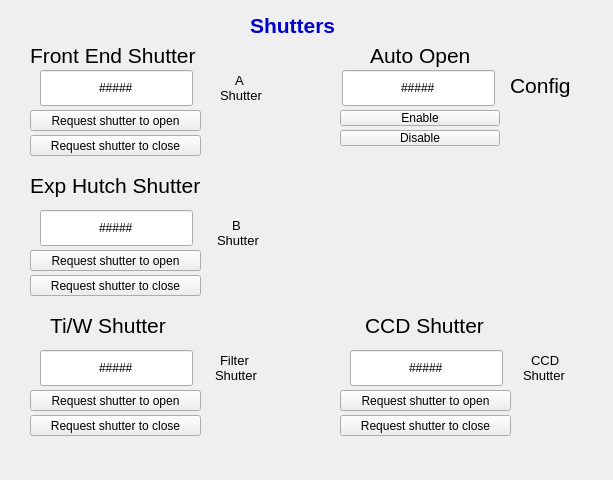
 <widget class="caFrame" name="Form">
  <property name="geometry">
   <rect>
    <x>0</x>
    <y>0</y>
    <width>613</width>
    <height>480</height>
   </rect>
  </property>
  <property name="windowTitle">
   <string>Form</string>
  </property>
  <property name="background">
   <color>
    <red>184</red>
    <green>184</green>
    <blue>188</blue>
   </color>
  </property>
  <widget class="QLabel" name="label_53">
   <property name="geometry">
    <rect>
     <x>250</x>
     <y>10</y>
     <width>91</width>
     <height>32</height>
    </rect>
   </property>
   <property name="font">
    <font>
     <pointsize>16</pointsize>
     <weight>75</weight>
     <bold>true</bold>
    </font>
   </property>
   <property name="styleSheet">
    <string notr="true">color:rgb(0, 0, 0)</string>
   </property>
   <property name="text">
    <string>&lt;html&gt;&lt;head/&gt;&lt;body&gt;&lt;p&gt;&lt;span style=&quot; color:#0000cc;&quot;&gt;Shutters&lt;/span&gt;&lt;/p&gt;&lt;/body&gt;&lt;/html&gt;</string>
   </property>
  </widget>
  <widget class="QLabel" name="label_54">
   <property name="geometry">
    <rect>
     <x>30</x>
     <y>40</y>
     <width>181</width>
     <height>32</height>
    </rect>
   </property>
   <property name="font">
    <font>
     <pointsize>16</pointsize>
     <weight>75</weight>
     <bold>true</bold>
    </font>
   </property>
   <property name="styleSheet">
    <string notr="true">color:rgb(0, 0, 0)</string>
   </property>
   <property name="text">
    <string>&lt;html&gt;&lt;head/&gt;&lt;body&gt;&lt;p&gt;&lt;span style=&quot; font-weight:400;&quot;&gt;Front End Shutter&lt;/span&gt;&lt;/p&gt;&lt;/body&gt;&lt;/html&gt;</string>
   </property>
  </widget>
  <widget class="QLabel" name="label_55">
   <property name="geometry">
    <rect>
     <x>50</x>
     <y>310</y>
     <width>131</width>
     <height>32</height>
    </rect>
   </property>
   <property name="font">
    <font>
     <pointsize>16</pointsize>
     <weight>75</weight>
     <bold>true</bold>
    </font>
   </property>
   <property name="styleSheet">
    <string notr="true">color:rgb(0, 0, 0)</string>
   </property>
   <property name="text">
    <string>&lt;html&gt;&lt;head/&gt;&lt;body&gt;&lt;p&gt;&lt;span style=&quot; font-weight:400;&quot;&gt;Ti/W Shutter&lt;/span&gt;&lt;/p&gt;&lt;/body&gt;&lt;/html&gt;</string>
   </property>
  </widget>
  <widget class="QLabel" name="label_56">
   <property name="geometry">
    <rect>
     <x>30</x>
     <y>170</y>
     <width>181</width>
     <height>32</height>
    </rect>
   </property>
   <property name="font">
    <font>
     <pointsize>16</pointsize>
     <weight>75</weight>
     <bold>true</bold>
    </font>
   </property>
   <property name="styleSheet">
    <string notr="true">color:rgb(0, 0, 0)</string>
   </property>
   <property name="text">
    <string>&lt;html&gt;&lt;head/&gt;&lt;body&gt;&lt;p&gt;&lt;span style=&quot; font-weight:400;&quot;&gt;Exp Hutch Shutter&lt;/span&gt;&lt;/p&gt;&lt;/body&gt;&lt;/html&gt;</string>
   </property>
  </widget>
  <widget class="QLabel" name="label_57">
   <property name="geometry">
    <rect>
     <x>370</x>
     <y>40</y>
     <width>111</width>
     <height>32</height>
    </rect>
   </property>
   <property name="font">
    <font>
     <pointsize>16</pointsize>
     <weight>75</weight>
     <bold>true</bold>
    </font>
   </property>
   <property name="styleSheet">
    <string notr="true">color:rgb(0, 0, 0)</string>
   </property>
   <property name="text">
    <string>&lt;html&gt;&lt;head/&gt;&lt;body&gt;&lt;p&gt;&lt;span style=&quot; font-weight:400;&quot;&gt;Auto Open&lt;/span&gt;&lt;/p&gt;&lt;/body&gt;&lt;/html&gt;</string>
   </property>
  </widget>
  <widget class="QLabel" name="label_58">
   <property name="geometry">
    <rect>
     <x>365</x>
     <y>310</y>
     <width>151</width>
     <height>32</height>
    </rect>
   </property>
   <property name="font">
    <font>
     <pointsize>16</pointsize>
     <weight>75</weight>
     <bold>true</bold>
    </font>
   </property>
   <property name="styleSheet">
    <string notr="true">color:rgb(0, 0, 0)</string>
   </property>
   <property name="text">
    <string>&lt;html&gt;&lt;head/&gt;&lt;body&gt;&lt;p&gt;&lt;span style=&quot; font-weight:400;&quot;&gt;CCD Shutter &lt;/span&gt;&lt;/p&gt;&lt;/body&gt;&lt;/html&gt;</string>
   </property>
  </widget>
  <widget class="QLabel" name="label_30">
   <property name="geometry">
    <rect>
     <x>217</x>
     <y>230</y>
     <width>81</width>
     <height>21</height>
    </rect>
   </property>
   <property name="font">
    <font>
     <pointsize>10</pointsize>
    </font>
   </property>
   <property name="styleSheet">
    <string notr="true">color: rgb(0, 0, 0)</string>
   </property>
   <property name="text">
    <string>&lt;html&gt;&lt;head/&gt;&lt;body&gt;&lt;p&gt;Shutter&lt;/p&gt;&lt;/body&gt;&lt;/html&gt;</string>
   </property>
  </widget>
  <widget class="QLabel" name="label_31">
   <property name="geometry">
    <rect>
     <x>235</x>
     <y>70</y>
     <width>21</width>
     <height>21</height>
    </rect>
   </property>
   <property name="font">
    <font>
     <pointsize>10</pointsize>
    </font>
   </property>
   <property name="styleSheet">
    <string notr="true">color: rgb(0, 0, 0)</string>
   </property>
   <property name="text">
    <string>&lt;html&gt;&lt;head/&gt;&lt;body&gt;&lt;p&gt;A&lt;/p&gt;&lt;/body&gt;&lt;/html&gt;</string>
   </property>
  </widget>
  <widget class="QLabel" name="label_32">
   <property name="geometry">
    <rect>
     <x>232</x>
     <y>215</y>
     <width>16</width>
     <height>21</height>
    </rect>
   </property>
   <property name="font">
    <font>
     <pointsize>10</pointsize>
    </font>
   </property>
   <property name="styleSheet">
    <string notr="true">color: rgb(0, 0, 0)</string>
   </property>
   <property name="text">
    <string>&lt;html&gt;&lt;head/&gt;&lt;body&gt;&lt;p&gt;B&lt;/p&gt;&lt;/body&gt;&lt;/html&gt;</string>
   </property>
  </widget>
  <widget class="QLabel" name="label_33">
   <property name="geometry">
    <rect>
     <x>220</x>
     <y>350</y>
     <width>41</width>
     <height>21</height>
    </rect>
   </property>
   <property name="font">
    <font>
     <pointsize>10</pointsize>
    </font>
   </property>
   <property name="styleSheet">
    <string notr="true">color: rgb(0, 0, 0)</string>
   </property>
   <property name="text">
    <string>&lt;html&gt;&lt;head/&gt;&lt;body&gt;&lt;p&gt;Filter&lt;/p&gt;&lt;/body&gt;&lt;/html&gt;</string>
   </property>
  </widget>
  <widget class="QLabel" name="label_34">
   <property name="geometry">
    <rect>
     <x>220</x>
     <y>85</y>
     <width>51</width>
     <height>21</height>
    </rect>
   </property>
   <property name="font">
    <font>
     <pointsize>10</pointsize>
    </font>
   </property>
   <property name="styleSheet">
    <string notr="true">color: rgb(0, 0, 0)</string>
   </property>
   <property name="text">
    <string>&lt;html&gt;&lt;head/&gt;&lt;body&gt;&lt;p&gt;Shutter&lt;/p&gt;&lt;/body&gt;&lt;/html&gt;</string>
   </property>
  </widget>
  <widget class="QLabel" name="label_35">
   <property name="geometry">
    <rect>
     <x>215</x>
     <y>365</y>
     <width>81</width>
     <height>21</height>
    </rect>
   </property>
   <property name="font">
    <font>
     <pointsize>10</pointsize>
    </font>
   </property>
   <property name="styleSheet">
    <string notr="true">color: rgb(0, 0, 0)</string>
   </property>
   <property name="text">
    <string>&lt;html&gt;&lt;head/&gt;&lt;body&gt;&lt;p&gt;Shutter&lt;/p&gt;&lt;/body&gt;&lt;/html&gt;</string>
   </property>
  </widget>
  <widget class="QLabel" name="label_36">
   <property name="geometry">
    <rect>
     <x>523</x>
     <y>365</y>
     <width>51</width>
     <height>21</height>
    </rect>
   </property>
   <property name="font">
    <font>
     <pointsize>10</pointsize>
    </font>
   </property>
   <property name="styleSheet">
    <string notr="true">color: rgb(0, 0, 0)</string>
   </property>
   <property name="text">
    <string>&lt;html&gt;&lt;head/&gt;&lt;body&gt;&lt;p&gt;Shutter&lt;/p&gt;&lt;/body&gt;&lt;/html&gt;</string>
   </property>
  </widget>
  <widget class="QLabel" name="label_37">
   <property name="geometry">
    <rect>
     <x>531</x>
     <y>350</y>
     <width>31</width>
     <height>21</height>
    </rect>
   </property>
   <property name="font">
    <font>
     <pointsize>10</pointsize>
    </font>
   </property>
   <property name="styleSheet">
    <string notr="true">color: rgb(0, 0, 0)</string>
   </property>
   <property name="text">
    <string>&lt;html&gt;&lt;head/&gt;&lt;body&gt;&lt;p&gt;CCD&lt;/p&gt;&lt;/body&gt;&lt;/html&gt;</string>
   </property>
  </widget>
  <widget class="caLineEdit" name="calineedit_24">
   <property name="geometry">
    <rect>
     <x>40</x>
     <y>70</y>
     <width>153</width>
     <height>36</height>
    </rect>
   </property>
   <property name="text">
    <string>#####</string>
   </property>
   <property name="alignment">
    <set>Qt::AlignCenter</set>
   </property>
   <property name="channel" stdset="0">
    <string notr="true">PA:09ID:STA_A_FES_OPEN_PL.VAL</string>
   </property>
  </widget>
  <widget class="caLineEdit" name="calineedit_25">
   <property name="geometry">
    <rect>
     <x>40</x>
     <y>210</y>
     <width>153</width>
     <height>36</height>
    </rect>
   </property>
   <property name="text">
    <string>#####</string>
   </property>
   <property name="alignment">
    <set>Qt::AlignCenter</set>
   </property>
   <property name="channel" stdset="0">
    <string notr="true">PA:09ID:STA_B_SBS_OPEN_PL.VAL</string>
   </property>
  </widget>
  <widget class="caLineEdit" name="calineedit_26">
   <property name="geometry">
    <rect>
     <x>40</x>
     <y>350</y>
     <width>153</width>
     <height>36</height>
    </rect>
   </property>
   <property name="text">
    <string>#####</string>
   </property>
   <property name="alignment">
    <set>Qt::AlignCenter</set>
   </property>
   <property name="channel" stdset="0">
    <string notr="true">9idcLAX:userTran3.A</string>
   </property>
  </widget>
  <widget class="caLineEdit" name="calineedit_27">
   <property name="geometry">
    <rect>
     <x>342</x>
     <y>70</y>
     <width>153</width>
     <height>36</height>
    </rect>
   </property>
   <property name="text">
    <string>#####</string>
   </property>
   <property name="alignment">
    <set>Qt::AlignCenter</set>
   </property>
   <property name="channel" stdset="0">
    <string notr="true">9ida:AShtr:Enable</string>
   </property>
  </widget>
  <widget class="caLineEdit" name="calineedit_28">
   <property name="geometry">
    <rect>
     <x>350</x>
     <y>350</y>
     <width>153</width>
     <height>36</height>
    </rect>
   </property>
   <property name="text">
    <string>#####</string>
   </property>
   <property name="alignment">
    <set>Qt::AlignCenter</set>
   </property>
   <property name="channel" stdset="0">
    <string notr="true">9idcRIO:Galil2Bo0_CMD</string>
   </property>
   <property name="formatType">
    <enum>caLineEdit::string</enum>
   </property>
  </widget>
  <widget class="caMessageButton" name="camessagebutton">
   <property name="geometry">
    <rect>
     <x>30</x>
     <y>110</y>
     <width>171</width>
     <height>21</height>
    </rect>
   </property>
   <property name="text">
    <string>Request shutter to open</string>
   </property>
   <property name="channel" stdset="0">
    <string notr="true">9ida:rShtrA:Open</string>
   </property>
   <property name="foreground">
    <color>
     <red>255</red>
     <green>255</green>
     <blue>255</blue>
    </color>
   </property>
   <property name="background">
    <color>
     <red>0</red>
     <green>0</green>
     <blue>140</blue>
    </color>
   </property>
   <property name="pressMessage">
    <string notr="true">1</string>
   </property>
  </widget>
  <widget class="caMessageButton" name="camessagebutton_2">
   <property name="geometry">
    <rect>
     <x>30</x>
     <y>135</y>
     <width>171</width>
     <height>21</height>
    </rect>
   </property>
   <property name="text">
    <string>Request shutter to close</string>
   </property>
   <property name="channel" stdset="0">
    <string notr="true">9ida:rShtrA:Close</string>
   </property>
   <property name="foreground">
    <color>
     <red>255</red>
     <green>255</green>
     <blue>255</blue>
    </color>
   </property>
   <property name="background">
    <color>
     <red>0</red>
     <green>0</green>
     <blue>140</blue>
    </color>
   </property>
   <property name="pressMessage">
    <string notr="true">0</string>
   </property>
  </widget>
  <widget class="caMessageButton" name="camessagebutton_7">
   <property name="geometry">
    <rect>
     <x>340</x>
     <y>110</y>
     <width>160</width>
     <height>16</height>
    </rect>
   </property>
   <property name="text">
    <string>Enable</string>
   </property>
   <property name="channel" stdset="0">
    <string notr="true">9ida:AShtr:Enable</string>
   </property>
   <property name="foreground">
    <color>
     <red>255</red>
     <green>255</green>
     <blue>255</blue>
    </color>
   </property>
   <property name="background">
    <color>
     <red>0</red>
     <green>0</green>
     <blue>140</blue>
    </color>
   </property>
   <property name="releaseMessage">
    <string notr="true">1</string>
   </property>
   <property name="pressMessage">
    <string notr="true"/>
   </property>
  </widget>
  <widget class="caMessageButton" name="camessagebutton_8">
   <property name="geometry">
    <rect>
     <x>340</x>
     <y>130</y>
     <width>160</width>
     <height>16</height>
    </rect>
   </property>
   <property name="text">
    <string>Disable</string>
   </property>
   <property name="channel" stdset="0">
    <string notr="true">9ida:AShtr:Enable</string>
   </property>
   <property name="foreground">
    <color>
     <red>255</red>
     <green>255</green>
     <blue>255</blue>
    </color>
   </property>
   <property name="background">
    <color>
     <red>0</red>
     <green>0</green>
     <blue>140</blue>
    </color>
   </property>
   <property name="releaseMessage">
    <string notr="true">0</string>
   </property>
   <property name="pressMessage">
    <string notr="true"/>
   </property>
  </widget>
  <widget class="caMessageButton" name="camessagebutton_3">
   <property name="geometry">
    <rect>
     <x>30</x>
     <y>250</y>
     <width>171</width>
     <height>21</height>
    </rect>
   </property>
   <property name="text">
    <string>Request shutter to open</string>
   </property>
   <property name="channel" stdset="0">
    <string notr="true">9ida:rShtrB:Open</string>
   </property>
   <property name="foreground">
    <color>
     <red>255</red>
     <green>255</green>
     <blue>255</blue>
    </color>
   </property>
   <property name="background">
    <color>
     <red>0</red>
     <green>0</green>
     <blue>140</blue>
    </color>
   </property>
   <property name="pressMessage">
    <string notr="true">1</string>
   </property>
  </widget>
  <widget class="caMessageButton" name="camessagebutton_4">
   <property name="geometry">
    <rect>
     <x>30</x>
     <y>390</y>
     <width>171</width>
     <height>21</height>
    </rect>
   </property>
   <property name="text">
    <string>Request shutter to open</string>
   </property>
   <property name="channel" stdset="0">
    <string notr="true">9idcLAX:userTran3.A</string>
   </property>
   <property name="foreground">
    <color>
     <red>255</red>
     <green>255</green>
     <blue>255</blue>
    </color>
   </property>
   <property name="background">
    <color>
     <red>0</red>
     <green>0</green>
     <blue>140</blue>
    </color>
   </property>
   <property name="pressMessage">
    <string notr="true">1</string>
   </property>
  </widget>
  <widget class="caMessageButton" name="camessagebutton_5">
   <property name="geometry">
    <rect>
     <x>340</x>
     <y>390</y>
     <width>171</width>
     <height>21</height>
    </rect>
   </property>
   <property name="text">
    <string>Request shutter to open</string>
   </property>
   <property name="channel" stdset="0">
    <string notr="true">9idcRIO:Galil2Bo0_CMD</string>
   </property>
   <property name="foreground">
    <color>
     <red>255</red>
     <green>255</green>
     <blue>255</blue>
    </color>
   </property>
   <property name="background">
    <color>
     <red>0</red>
     <green>0</green>
     <blue>140</blue>
    </color>
   </property>
   <property name="pressMessage">
    <string notr="true">1</string>
   </property>
  </widget>
  <widget class="caMessageButton" name="camessagebutton_6">
   <property name="geometry">
    <rect>
     <x>30</x>
     <y>275</y>
     <width>171</width>
     <height>21</height>
    </rect>
   </property>
   <property name="text">
    <string>Request shutter to close</string>
   </property>
   <property name="channel" stdset="0">
    <string notr="true">9ida:rShtrB:Close</string>
   </property>
   <property name="foreground">
    <color>
     <red>255</red>
     <green>255</green>
     <blue>255</blue>
    </color>
   </property>
   <property name="background">
    <color>
     <red>0</red>
     <green>0</green>
     <blue>140</blue>
    </color>
   </property>
   <property name="releaseMessage">
    <string notr="true">1</string>
   </property>
   <property name="pressMessage">
    <string notr="true"/>
   </property>
  </widget>
  <widget class="caMessageButton" name="camessagebutton_9">
   <property name="geometry">
    <rect>
     <x>30</x>
     <y>415</y>
     <width>171</width>
     <height>21</height>
    </rect>
   </property>
   <property name="text">
    <string>Request shutter to close</string>
   </property>
   <property name="channel" stdset="0">
    <string notr="true">9idcLAX:userTran3.A</string>
   </property>
   <property name="foreground">
    <color>
     <red>255</red>
     <green>255</green>
     <blue>255</blue>
    </color>
   </property>
   <property name="background">
    <color>
     <red>0</red>
     <green>0</green>
     <blue>140</blue>
    </color>
   </property>
   <property name="pressMessage">
    <string notr="true">0</string>
   </property>
  </widget>
  <widget class="caMessageButton" name="camessagebutton_10">
   <property name="geometry">
    <rect>
     <x>340</x>
     <y>415</y>
     <width>171</width>
     <height>21</height>
    </rect>
   </property>
   <property name="text">
    <string>Request shutter to close</string>
   </property>
   <property name="channel" stdset="0">
    <string notr="true">9idcRIO:Galil2Bo0_CMD</string>
   </property>
   <property name="foreground">
    <color>
     <red>255</red>
     <green>255</green>
     <blue>255</blue>
    </color>
   </property>
   <property name="background">
    <color>
     <red>0</red>
     <green>0</green>
     <blue>140</blue>
    </color>
   </property>
   <property name="pressMessage">
    <string notr="true">0</string>
   </property>
  </widget>
  <widget class="caPolyLine" name="caPolygon_1">
   <property name="geometry">
    <rect>
     <x>230</x>
     <y>110</y>
     <width>20</width>
     <height>28</height>
    </rect>
   </property>
   <property name="foreground">
    <color>
     <red>0</red>
     <green>216</green>
     <blue>0</blue>
    </color>
   </property>
   <property name="linestyle" stdset="0">
    <enum>caPolyLine::Solid</enum>
   </property>
   <property name="lineSize">
    <number>2</number>
   </property>
   <property name="lineColor">
    <color>
     <red>0</red>
     <green>216</green>
     <blue>0</blue>
    </color>
   </property>
   <property name="xyPairs" stdset="0">
    <string>0,22;20,28;20,5;0,0;0,22</string>
   </property>
   <property name="fillstyle" stdset="0">
    <enum>caPolyLine::Filled</enum>
   </property>
   <property name="polystyle" stdset="0">
    <enum>caPolyLine::Polygon</enum>
   </property>
   <property name="visibility">
    <enum>caPolyLine::IfNotZero</enum>
   </property>
   <property name="channel" stdset="0">
    <string notr="true">PA:09ID:STA_A_FES_OPEN_PL.VAL</string>
   </property>
  </widget>
  <widget class="caPolyLine" name="caPolygon_2">
   <property name="geometry">
    <rect>
     <x>230</x>
     <y>260</y>
     <width>20</width>
     <height>28</height>
    </rect>
   </property>
   <property name="foreground">
    <color>
     <red>0</red>
     <green>216</green>
     <blue>0</blue>
    </color>
   </property>
   <property name="linestyle" stdset="0">
    <enum>caPolyLine::Solid</enum>
   </property>
   <property name="lineSize">
    <number>2</number>
   </property>
   <property name="lineColor">
    <color>
     <red>0</red>
     <green>216</green>
     <blue>0</blue>
    </color>
   </property>
   <property name="xyPairs" stdset="0">
    <string>0,22;20,28;20,5;0,0;0,22</string>
   </property>
   <property name="fillstyle" stdset="0">
    <enum>caPolyLine::Filled</enum>
   </property>
   <property name="polystyle" stdset="0">
    <enum>caPolyLine::Polygon</enum>
   </property>
   <property name="visibility">
    <enum>caPolyLine::IfNotZero</enum>
   </property>
   <property name="channel" stdset="0">
    <string notr="true">PA:09ID:STA_B_SBS_OPEN_PL.VAL</string>
   </property>
  </widget>
  <widget class="caPolyLine" name="caPolygon_3">
   <property name="geometry">
    <rect>
     <x>230</x>
     <y>390</y>
     <width>20</width>
     <height>28</height>
    </rect>
   </property>
   <property name="foreground">
    <color>
     <red>0</red>
     <green>216</green>
     <blue>0</blue>
    </color>
   </property>
   <property name="linestyle" stdset="0">
    <enum>caPolyLine::Solid</enum>
   </property>
   <property name="lineSize">
    <number>2</number>
   </property>
   <property name="lineColor">
    <color>
     <red>0</red>
     <green>216</green>
     <blue>0</blue>
    </color>
   </property>
   <property name="xyPairs" stdset="0">
    <string>0,22;20,28;20,5;0,0;0,22</string>
   </property>
   <property name="fillstyle" stdset="0">
    <enum>caPolyLine::Filled</enum>
   </property>
   <property name="polystyle" stdset="0">
    <enum>caPolyLine::Polygon</enum>
   </property>
   <property name="visibility">
    <enum>caPolyLine::IfNotZero</enum>
   </property>
   <property name="channel" stdset="0">
    <string notr="true">9idcLAX:userTran3.A</string>
   </property>
  </widget>
  <widget class="caPolyLine" name="caPolygon_4">
   <property name="geometry">
    <rect>
     <x>540</x>
     <y>390</y>
     <width>20</width>
     <height>28</height>
    </rect>
   </property>
   <property name="foreground">
    <color>
     <red>0</red>
     <green>216</green>
     <blue>0</blue>
    </color>
   </property>
   <property name="linestyle" stdset="0">
    <enum>caPolyLine::Solid</enum>
   </property>
   <property name="lineSize">
    <number>2</number>
   </property>
   <property name="lineColor">
    <color>
     <red>0</red>
     <green>216</green>
     <blue>0</blue>
    </color>
   </property>
   <property name="xyPairs" stdset="0">
    <string>0,22;20,28;20,5;0,0;0,22</string>
   </property>
   <property name="fillstyle" stdset="0">
    <enum>caPolyLine::Filled</enum>
   </property>
   <property name="polystyle" stdset="0">
    <enum>caPolyLine::Polygon</enum>
   </property>
   <property name="visibility">
    <enum>caPolyLine::IfNotZero</enum>
   </property>
   <property name="channel" stdset="0">
    <string notr="true">9idcRIO:Galil2Bo0_CMD</string>
   </property>
  </widget>
  <widget class="caPolyLine" name="caPolygon_5">
   <property name="geometry">
    <rect>
     <x>230</x>
     <y>130</y>
     <width>20</width>
     <height>28</height>
    </rect>
   </property>
   <property name="foreground">
    <color>
     <red>255</red>
     <green>0</green>
     <blue>0</blue>
    </color>
   </property>
   <property name="linestyle" stdset="0">
    <enum>caPolyLine::Solid</enum>
   </property>
   <property name="lineSize">
    <number>2</number>
   </property>
   <property name="lineColor">
    <color>
     <red>255</red>
     <green>0</green>
     <blue>0</blue>
    </color>
   </property>
   <property name="xyPairs" stdset="0">
    <string>0,22;20,28;20,5;0,0;0,22</string>
   </property>
   <property name="fillstyle" stdset="0">
    <enum>caPolyLine::Filled</enum>
   </property>
   <property name="polystyle" stdset="0">
    <enum>caPolyLine::Polygon</enum>
   </property>
   <property name="visibility">
    <enum>caPolyLine::IfZero</enum>
   </property>
   <property name="channel" stdset="0">
    <string notr="true">PA:09ID:STA_A_FES_OPEN_PL.VAL</string>
   </property>
  </widget>
  <widget class="caPolyLine" name="caPolygon_6">
   <property name="geometry">
    <rect>
     <x>540</x>
     <y>410</y>
     <width>20</width>
     <height>28</height>
    </rect>
   </property>
   <property name="foreground">
    <color>
     <red>255</red>
     <green>0</green>
     <blue>0</blue>
    </color>
   </property>
   <property name="linestyle" stdset="0">
    <enum>caPolyLine::Solid</enum>
   </property>
   <property name="lineSize">
    <number>2</number>
   </property>
   <property name="lineColor">
    <color>
     <red>255</red>
     <green>0</green>
     <blue>0</blue>
    </color>
   </property>
   <property name="xyPairs" stdset="0">
    <string>0,22;20,28;20,5;0,0;0,22</string>
   </property>
   <property name="fillstyle" stdset="0">
    <enum>caPolyLine::Filled</enum>
   </property>
   <property name="polystyle" stdset="0">
    <enum>caPolyLine::Polygon</enum>
   </property>
   <property name="visibility">
    <enum>caPolyLine::IfZero</enum>
   </property>
   <property name="channel" stdset="0">
    <string notr="true">9idcRIO:Galil2Bo0_CMD</string>
   </property>
  </widget>
  <widget class="caPolyLine" name="caPolygon_7">
   <property name="geometry">
    <rect>
     <x>230</x>
     <y>410</y>
     <width>20</width>
     <height>28</height>
    </rect>
   </property>
   <property name="foreground">
    <color>
     <red>255</red>
     <green>0</green>
     <blue>0</blue>
    </color>
   </property>
   <property name="linestyle" stdset="0">
    <enum>caPolyLine::Solid</enum>
   </property>
   <property name="lineSize">
    <number>2</number>
   </property>
   <property name="lineColor">
    <color>
     <red>255</red>
     <green>0</green>
     <blue>0</blue>
    </color>
   </property>
   <property name="xyPairs" stdset="0">
    <string>0,22;20,28;20,5;0,0;0,22</string>
   </property>
   <property name="fillstyle" stdset="0">
    <enum>caPolyLine::Filled</enum>
   </property>
   <property name="polystyle" stdset="0">
    <enum>caPolyLine::Polygon</enum>
   </property>
   <property name="visibility">
    <enum>caPolyLine::IfZero</enum>
   </property>
   <property name="channel" stdset="0">
    <string notr="true">9idcLAX:userTran3.A</string>
   </property>
  </widget>
  <widget class="caPolyLine" name="caPolygon_8">
   <property name="geometry">
    <rect>
     <x>230</x>
     <y>280</y>
     <width>20</width>
     <height>28</height>
    </rect>
   </property>
   <property name="foreground">
    <color>
     <red>255</red>
     <green>0</green>
     <blue>0</blue>
    </color>
   </property>
   <property name="linestyle" stdset="0">
    <enum>caPolyLine::Solid</enum>
   </property>
   <property name="lineSize">
    <number>2</number>
   </property>
   <property name="lineColor">
    <color>
     <red>255</red>
     <green>0</green>
     <blue>0</blue>
    </color>
   </property>
   <property name="xyPairs" stdset="0">
    <string>0,22;20,28;20,5;0,0;0,22</string>
   </property>
   <property name="fillstyle" stdset="0">
    <enum>caPolyLine::Filled</enum>
   </property>
   <property name="polystyle" stdset="0">
    <enum>caPolyLine::Polygon</enum>
   </property>
   <property name="visibility">
    <enum>caPolyLine::IfZero</enum>
   </property>
   <property name="channel" stdset="0">
    <string notr="true">PA:09ID:STA_B_SBS_OPEN_PL.VAL</string>
   </property>
  </widget>
  <widget class="caPolyLine" name="caPolygon_9">
   <property name="geometry">
    <rect>
     <x>223</x>
     <y>105</y>
     <width>35</width>
     <height>60</height>
    </rect>
   </property>
   <property name="foreground">
    <color>
     <red>184</red>
     <green>184</green>
     <blue>188</blue>
    </color>
   </property>
   <property name="linestyle" stdset="0">
    <enum>caPolyLine::Solid</enum>
   </property>
   <property name="lineSize">
    <number>2</number>
   </property>
   <property name="lineColor">
    <color>
     <red>0</red>
     <green>0</green>
     <blue>0</blue>
    </color>
   </property>
   <property name="xyPairs" stdset="0">
    <string>0,47;35,60;35,11;0,0;0,47</string>
   </property>
   <property name="fillstyle" stdset="0">
    <enum>caPolyLine::Filled</enum>
   </property>
   <property name="polystyle" stdset="0">
    <enum>caPolyLine::Polygon</enum>
   </property>
   <property name="visibility">
    <enum>caPolyLine::IfNotZero</enum>
   </property>
   <property name="channel" stdset="0">
    <string>9idcUSX:pmm01:reg01:bo01</string>
   </property>
  </widget>
  <widget class="caPolyLine" name="caPolygon_10">
   <property name="geometry">
    <rect>
     <x>223</x>
     <y>255</y>
     <width>35</width>
     <height>60</height>
    </rect>
   </property>
   <property name="foreground">
    <color>
     <red>184</red>
     <green>184</green>
     <blue>188</blue>
    </color>
   </property>
   <property name="linestyle" stdset="0">
    <enum>caPolyLine::Solid</enum>
   </property>
   <property name="lineSize">
    <number>2</number>
   </property>
   <property name="lineColor">
    <color>
     <red>0</red>
     <green>0</green>
     <blue>0</blue>
    </color>
   </property>
   <property name="xyPairs" stdset="0">
    <string>0,47;35,60;35,11;0,0;0,47</string>
   </property>
   <property name="fillstyle" stdset="0">
    <enum>caPolyLine::Filled</enum>
   </property>
   <property name="polystyle" stdset="0">
    <enum>caPolyLine::Polygon</enum>
   </property>
   <property name="visibility">
    <enum>caPolyLine::IfNotZero</enum>
   </property>
   <property name="channel" stdset="0">
    <string>9idcUSX:pmm01:reg01:bo01</string>
   </property>
  </widget>
  <widget class="caPolyLine" name="caPolygon_11">
   <property name="geometry">
    <rect>
     <x>223</x>
     <y>385</y>
     <width>35</width>
     <height>60</height>
    </rect>
   </property>
   <property name="foreground">
    <color>
     <red>184</red>
     <green>184</green>
     <blue>188</blue>
    </color>
   </property>
   <property name="linestyle" stdset="0">
    <enum>caPolyLine::Solid</enum>
   </property>
   <property name="lineSize">
    <number>2</number>
   </property>
   <property name="lineColor">
    <color>
     <red>0</red>
     <green>0</green>
     <blue>0</blue>
    </color>
   </property>
   <property name="xyPairs" stdset="0">
    <string>0,47;35,60;35,11;0,0;0,47</string>
   </property>
   <property name="fillstyle" stdset="0">
    <enum>caPolyLine::Filled</enum>
   </property>
   <property name="polystyle" stdset="0">
    <enum>caPolyLine::Polygon</enum>
   </property>
   <property name="visibility">
    <enum>caPolyLine::IfNotZero</enum>
   </property>
   <property name="channel" stdset="0">
    <string>9idcUSX:pmm01:reg01:bo01</string>
   </property>
  </widget>
  <widget class="caPolyLine" name="caPolygon_12">
   <property name="geometry">
    <rect>
     <x>532</x>
     <y>385</y>
     <width>35</width>
     <height>60</height>
    </rect>
   </property>
   <property name="foreground">
    <color>
     <red>184</red>
     <green>184</green>
     <blue>188</blue>
    </color>
   </property>
   <property name="linestyle" stdset="0">
    <enum>caPolyLine::Solid</enum>
   </property>
   <property name="lineSize">
    <number>2</number>
   </property>
   <property name="lineColor">
    <color>
     <red>0</red>
     <green>0</green>
     <blue>0</blue>
    </color>
   </property>
   <property name="xyPairs" stdset="0">
    <string>0,47;35,60;35,11;0,0;0,47</string>
   </property>
   <property name="fillstyle" stdset="0">
    <enum>caPolyLine::Filled</enum>
   </property>
   <property name="polystyle" stdset="0">
    <enum>caPolyLine::Polygon</enum>
   </property>
   <property name="visibility">
    <enum>caPolyLine::IfNotZero</enum>
   </property>
   <property name="channel" stdset="0">
    <string>9idcUSX:pmm01:reg01:bo01</string>
   </property>
  </widget>
  <widget class="caRelatedDisplay" name="caRelatedDisplay_0">
   <property name="geometry">
    <rect>
     <x>510</x>
     <y>40</y>
     <width>61</width>
     <height>31</height>
    </rect>
   </property>
   <property name="foreground">
    <color>
     <red>0</red>
     <green>0</green>
     <blue>0</blue>
    </color>
   </property>
   <property name="background">
    <color>
     <red>115</red>
     <green>223</green>
     <blue>255</blue>
    </color>
   </property>
   <property name="labels">
    <string>Auto-Shutter</string>
   </property>
   <property name="files">
    <string>autoShutter.adl</string>
   </property>
   <property name="args">
    <string>P=$(P),S=A,T1=1,T2=2,A=1</string>
   </property>
   <property name="stackingMode" stdset="0">
    <enum>caRowColMenu::Menu</enum>
   </property>
   <property name="removeParent" stdset="0">
    <string>false</string>
   </property>
  </widget>
  <widget class="QLabel" name="label_59">
   <property name="geometry">
    <rect>
     <x>510</x>
     <y>70</y>
     <width>71</width>
     <height>31</height>
    </rect>
   </property>
   <property name="font">
    <font>
     <pointsize>16</pointsize>
     <weight>75</weight>
     <bold>true</bold>
    </font>
   </property>
   <property name="styleSheet">
    <string notr="true">color:rgb(0, 0, 0)</string>
   </property>
   <property name="text">
    <string>&lt;html&gt;&lt;head/&gt;&lt;body&gt;&lt;p&gt;&lt;span style=&quot; font-weight:400;&quot;&gt;Config&lt;/span&gt;&lt;/p&gt;&lt;/body&gt;&lt;/html&gt;</string>
   </property>
  </widget>
  <zorder>caPolygon_12</zorder>
  <zorder>caPolygon_11</zorder>
  <zorder>caPolygon_10</zorder>
  <zorder>caPolygon_9</zorder>
  <zorder>label_53</zorder>
  <zorder>label_54</zorder>
  <zorder>label_55</zorder>
  <zorder>label_56</zorder>
  <zorder>label_57</zorder>
  <zorder>label_58</zorder>
  <zorder>label_30</zorder>
  <zorder>label_31</zorder>
  <zorder>label_32</zorder>
  <zorder>label_33</zorder>
  <zorder>label_34</zorder>
  <zorder>label_35</zorder>
  <zorder>label_36</zorder>
  <zorder>label_37</zorder>
  <zorder>calineedit_24</zorder>
  <zorder>calineedit_25</zorder>
  <zorder>calineedit_26</zorder>
  <zorder>calineedit_27</zorder>
  <zorder>calineedit_28</zorder>
  <zorder>camessagebutton</zorder>
  <zorder>camessagebutton_2</zorder>
  <zorder>camessagebutton_7</zorder>
  <zorder>camessagebutton_8</zorder>
  <zorder>camessagebutton_3</zorder>
  <zorder>camessagebutton_4</zorder>
  <zorder>camessagebutton_5</zorder>
  <zorder>camessagebutton_6</zorder>
  <zorder>camessagebutton_9</zorder>
  <zorder>camessagebutton_10</zorder>
  <zorder>caPolygon_1</zorder>
  <zorder>caPolygon_2</zorder>
  <zorder>caPolygon_3</zorder>
  <zorder>caPolygon_4</zorder>
  <zorder>caPolygon_5</zorder>
  <zorder>caPolygon_6</zorder>
  <zorder>caPolygon_7</zorder>
  <zorder>caPolygon_8</zorder>
  <zorder>caRelatedDisplay_0</zorder>
  <zorder>label_59</zorder>
 </widget>
